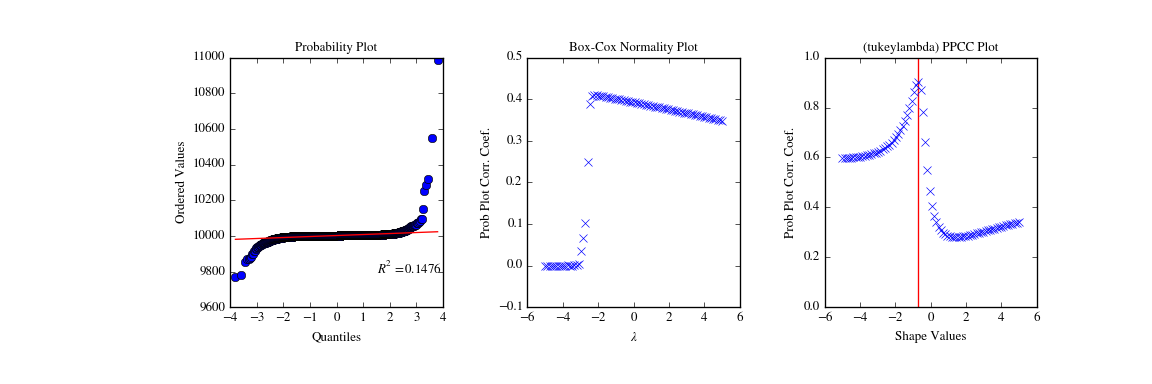

The script that drew this image:
# First we generate some random data from a Tukey-Lambda distribution,
# with shape parameter -0.7:

from scipy import stats
import matplotlib.pyplot as plt
np.random.seed(1234567)
x = stats.tukeylambda.rvs(-0.7, loc=2, scale=0.5, size=10000) + 1e4

# Now we explore this data with a PPCC plot as well as the related
# probability plot and Box-Cox normplot.  A red line is drawn where we
# expect the PPCC value to be maximal (at the shape parameter -0.7 used
# above):

fig = plt.figure(figsize=(12, 4))
ax1 = fig.add_subplot(131)
ax2 = fig.add_subplot(132)
ax3 = fig.add_subplot(133)
stats.probplot(x, plot=ax1)
stats.boxcox_normplot(x, -5, 5, plot=ax2)
stats.ppcc_plot(x, -5, 5, plot=ax3)
ax3.vlines(-0.7, 0, 1, colors='r', label='Expected shape value')
plt.show()
